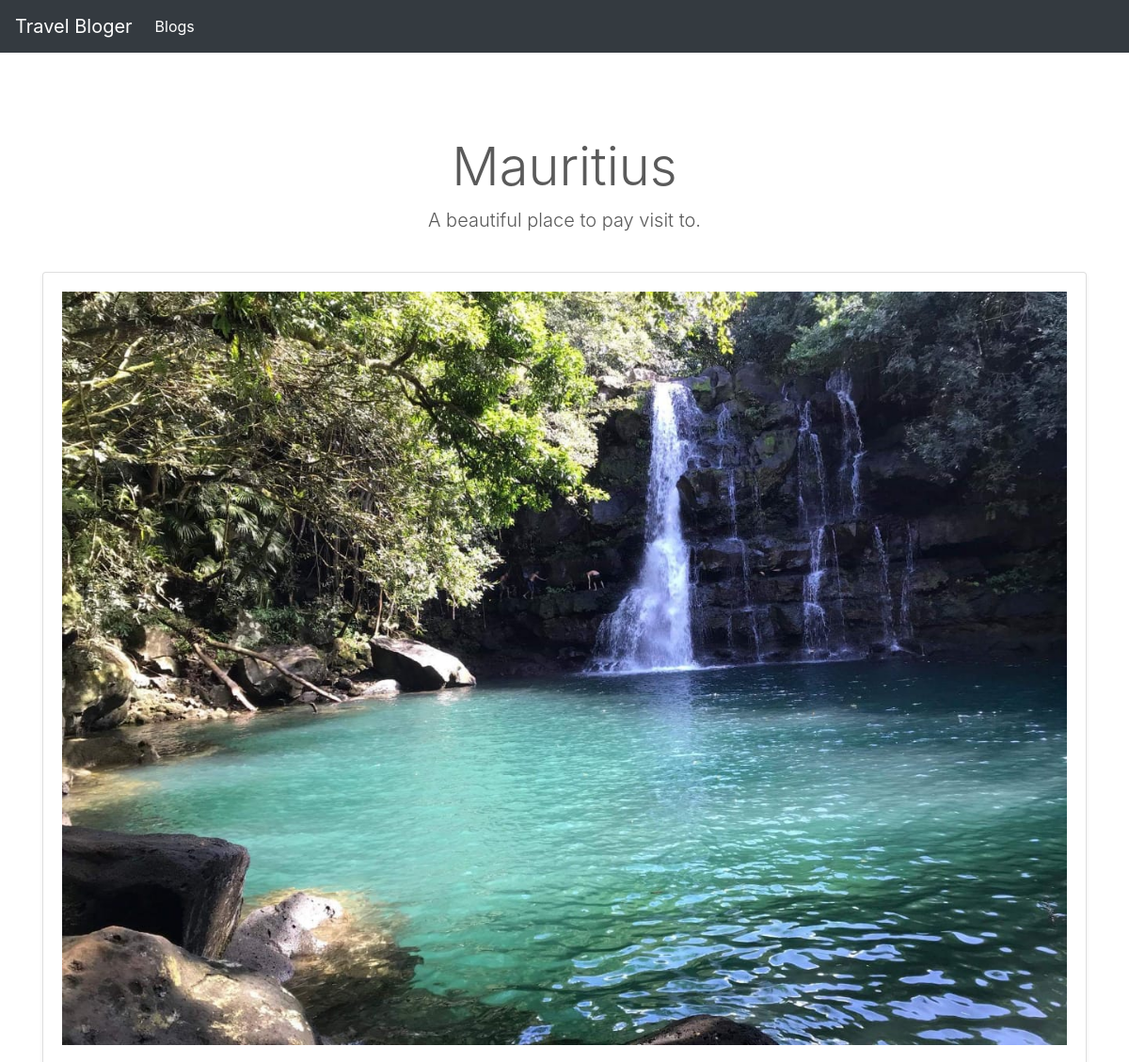
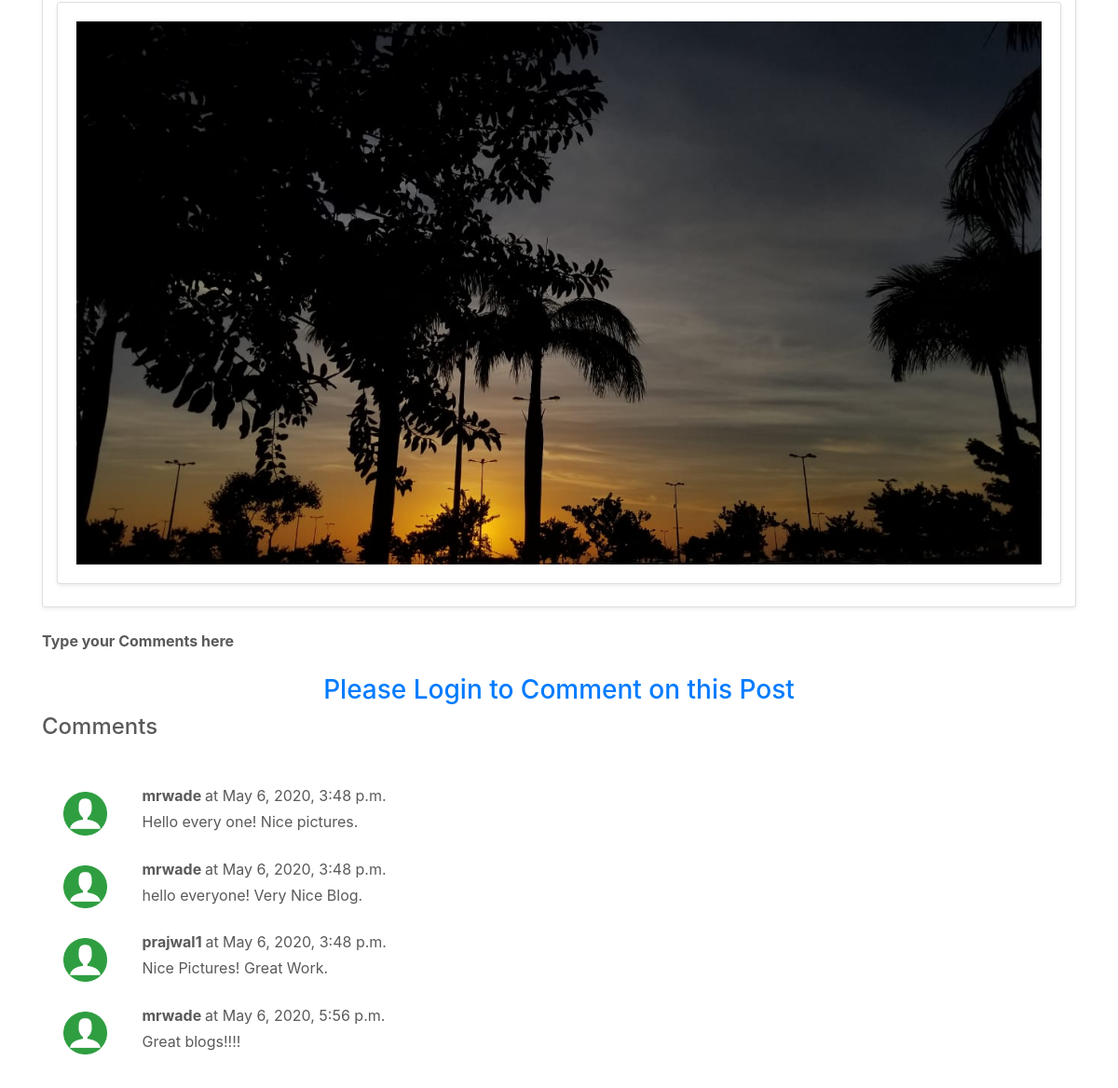
Screenshot of /mauri with the database file from the repository (2 pictures, top to bottom).
### blog/models.py (models this page shows)
class BlogComment(models.Model):
    sno = models.AutoField(primary_key =True)
    comment= models.TextField()
    post = models.TextField()
    user = models.ForeignKey(User,on_delete=models.CASCADE)
    timestamp = models.DateTimeField(default=now)

### blog/views.py (the view, shortened to what this page needs)
# urls.py: path('mauri',views.mauritius,name='mauri'),
def mauritius(request):
    comments=BlogComment.objects.filter(post="mauri")
    params={ 'comments':comments }
    return render(request,'blog/mauri.html',params)

### blog/templates/blog/mauri.html (shortened to what this page needs)
<html>
<head>
    <link rel="stylesheet" href="https://stackpath.bootstrapcdn.com/bootstrap/4.4.1/css/bootstrap.min.css">
    {% load static %}
        <link rel="stylesheet" href='{% static "blog/cssfiles/index.css" %}'>
  </head>
<header>
  <nav class="navbar navbar-expand-md navbar-dark fixed-top bg-dark">
    <a class="navbar-brand" href="#">Travel Bloger</a>
    <div class="collapse navbar-collapse" id="navbarCollapse">
      <ul class="navbar-nav mr-auto">
        <li class="nav-item active">
          <a class="nav-link" href="home">Blogs <span class="sr-only">(current)</span></a>
        </li>
      </ul>
</nav>
</header>
  <body>
{% load static%}
<div class="pricing-header px-3 py-3 pt-md-5 pb-md-4 mx-auto text-center"><div class="pricing-header px-3 py-3 pt-md-5 pb-md-4 mx-auto text-center">
  <h2 class="display-4">Mauritius</h2>
  <p class="lead">A beautiful place to pay visit to. </p>
</div>
<div class="container">
  <div class="card-deck mb-3 text-center">
    <div class="card mb-4 shadow-sm">
      <div class="card-body">
          <img src='{% static "blog/images/jharna.JPG"%}' class="bd-placeholder-img bd-placeholder-img-lg featurette-image img-fluid mx-auto" n focusable="false" role="img" aria-label="Placeholder: 250x250">
      </div>
    <div class="card mb-4 shadow-sm">
      <div class="card-body">
          <img src='{% static "blog/images/sset.JPG"%}' class="bd-placeholder-img bd-placeholder-img-lg featurette-image img-fluid mx-auto"  preserveAspectRatio="xMidYMid slice" >
      </div>
    </div>
  </div>
<div class="container">
    <div align="left">
       <strong>Type your Comments here</strong>
    </div>
    <br>
    {% if user.is_authenticated %}
    <form method="POST" action="mauri">
      {% csrf_token%}
      <div align="left">
      <textarea name="comment" cols="80" rows="6" required></textarea>
      </div>
      <br>
      <div align="left">
      <button type="submit">Post</button>
      </div>
    </form>
    {% else %}
    <h3><a href="home">Please Login to Comment on this Post</a> </h3>
    {% endif %}
      <div align="left">
        <h4>Comments </h4>
      </div>
      <br>
    {% for coment in comments %}
      <div class="container" align="left">
        <div class="row my-3">
          <div class="col-md-1 ">
            <img class="rounded mx-auto d-block w-100 p-2" src='{% static "blog/images/user.png" %}' alt="user" >
          </div>
            <div class="col-md-11 ">
              <b>{{coment.user.username}} </b> at {{coment.timestamp}}
              <div style="padding-top:4px; padding-bottom: 10px;">
                {{coment.comment}}
              </div>
            </div>
        </div>
      </div>
    {% endfor %}
</div>
</body>
</html>

### blog/static/blog/cssfiles/index.css (style rules this page uses)
.bd-placeholder-img { font-size: 1.125rem; text-anchor: middle; -webkit-user-select: none; -moz-user-select: none; -ms-user-select: none; user-select: none; }
@media (min-width: 768px) { .bd-placeholder-img-lg { font-size: 3.5rem; } }
@media (min-width: 768px) { body { padding-top: 3rem; padding-bottom: 3rem; color: #5a5a5a; } }

### rows the page displays
BlogComment: user.username "mrwade", timestamp "May 6, 2020, 3:48 p.m.", comment "Hello every one! Nice pictures."
BlogComment: user.username "mrwade", timestamp "May 6, 2020, 3:48 p.m.", comment "hello everyone! Very Nice Blog."
BlogComment: user.username "prajwal1", timestamp "May 6, 2020, 3:48 p.m.", comment "Nice Pictures! Great Work."
BlogComment: user.username "mrwade", timestamp "May 6, 2020, 5:56 p.m.", comment "Great blogs!!!!"
